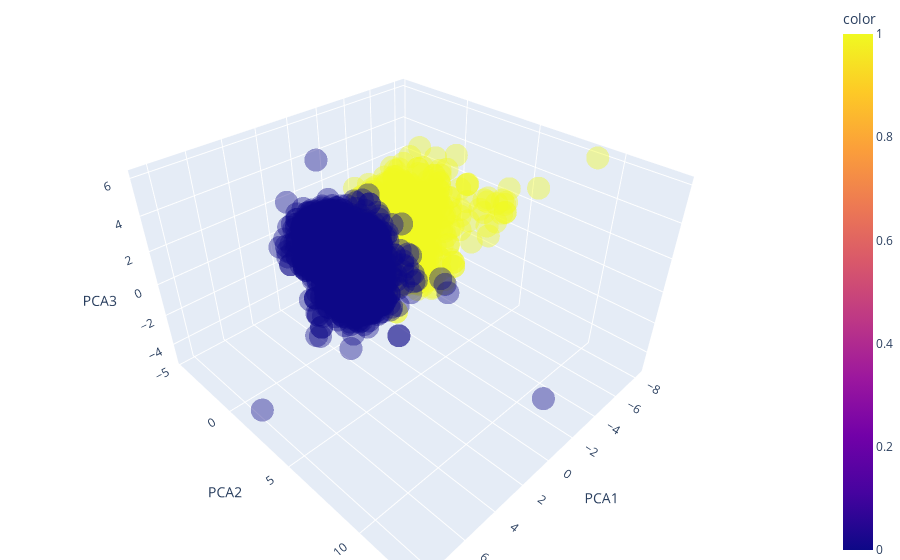

Notebook cell for this chart:
### Code cell
import plotly.express as px

fig = px.scatter_3d(pca_wine_plot, x = 'PCA1',y = 'PCA2',z = 'PCA3', color='color', opacity=0.4)
fig.update_layout(margin=dict(l=0, r= 0, b= 0, t = 0) )
fig.show()

### Figure 1 — Plotly figure (JSON) as saved in the notebook; plotly's stock layout.template omitted (floating-point values rounded to 4 significant figures; data arrays with more than 128 entries replaced by an {"elided": "..."} marker saying what was removed)
{"data": [{"hovertemplate": "PCA1=%{x}<br>PCA2=%{y}<br>PCA3=%{z}<br>color=%{marker.color}<extra></extra>", "legendgroup": "", "marker": {"color": {"elided": "6497 int values"}, "coloraxis": "coloraxis", "opacity": 0.4, "symbol": "circle"}, "mode": "markers", "name": "", "scene": "scene", "showlegend": false, "type": "scatter3d", "x": {"elided": "6497 float values"}, "y": {"elided": "6497 float values"}, "z": {"elided": "6497 float values"}}], "layout": {"coloraxis": {"colorbar": {"title": {"text": "color"}}, "colorscale": [[0, "#0d0887"], [0.1111, "#46039f"], [0.2222, "#7201a8"], [0.3333, "#9c179e"], [0.4444, "#bd3786"], [0.5556, "#d8576b"], [0.6667, "#ed7953"], [0.7778, "#fb9f3a"], [0.8889, "#fdca26"], [1, "#f0f921"]]}, "legend": {"tracegroupgap": 0}, "margin": {"b": 0, "l": 0, "r": 0, "t": 0}, "scene": {"domain": {"x": [0, 1], "y": [0, 1]}, "xaxis": {"title": {"text": "PCA1"}}, "yaxis": {"title": {"text": "PCA2"}}, "zaxis": {"title": {"text": "PCA3"}}}}}
